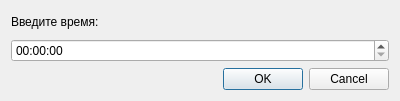
<?xml version="1.0" encoding="UTF-8"?>
<ui version="4.0">
 <class>TimeDialog</class>
 <widget class="QDialog" name="TimeDialog">
  <property name="geometry">
   <rect>
    <x>0</x>
    <y>0</y>
    <width>400</width>
    <height>101</height>
   </rect>
  </property>
  <property name="windowTitle">
   <string>Время</string>
  </property>
  <layout class="QVBoxLayout" name="verticalLayout">
   <item>
    <widget class="QLabel" name="label">
     <property name="text">
      <string>Введите время:</string>
     </property>
    </widget>
   </item>
   <item>
    <widget class="QDateTimeEdit" name="timeSelect">
     <property name="dateTime">
      <datetime>
       <hour>0</hour>
       <minute>0</minute>
       <second>0</second>
       <year>2000</year>
       <month>1</month>
       <day>1</day>
      </datetime>
     </property>
     <property name="maximumDate">
      <date>
       <year>2000</year>
       <month>1</month>
       <day>1</day>
      </date>
     </property>
     <property name="displayFormat">
      <string>HH:mm:ss</string>
     </property>
    </widget>
   </item>
   <item>
    <widget class="QDialogButtonBox" name="buttonBox">
     <property name="orientation">
      <enum>Qt::Horizontal</enum>
     </property>
     <property name="standardButtons">
      <set>QDialogButtonBox::Cancel|QDialogButtonBox::Ok</set>
     </property>
    </widget>
   </item>
  </layout>
 </widget>
 <resources/>
 <connections>
  <connection>
   <sender>buttonBox</sender>
   <signal>accepted()</signal>
   <receiver>TimeDialog</receiver>
   <slot>accept()</slot>
   <hints>
    <hint type="sourcelabel">
     <x>248</x>
     <y>254</y>
    </hint>
    <hint type="destinationlabel">
     <x>157</x>
     <y>274</y>
    </hint>
   </hints>
  </connection>
  <connection>
   <sender>buttonBox</sender>
   <signal>rejected()</signal>
   <receiver>TimeDialog</receiver>
   <slot>reject()</slot>
   <hints>
    <hint type="sourcelabel">
     <x>316</x>
     <y>260</y>
    </hint>
    <hint type="destinationlabel">
     <x>286</x>
     <y>274</y>
    </hint>
   </hints>
  </connection>
  <connection>
   <sender>timeSelect</sender>
   <signal>timeChanged(QTime)</signal>
   <receiver>TimeDialog</receiver>
   <slot>setTime(QTime)</slot>
   <hints>
    <hint type="sourcelabel">
     <x>199</x>
     <y>46</y>
    </hint>
    <hint type="destinationlabel">
     <x>199</x>
     <y>50</y>
    </hint>
   </hints>
  </connection>
 </connections>
 <slots>
  <slot>setTime(QTime)</slot>
 </slots>
</ui>
